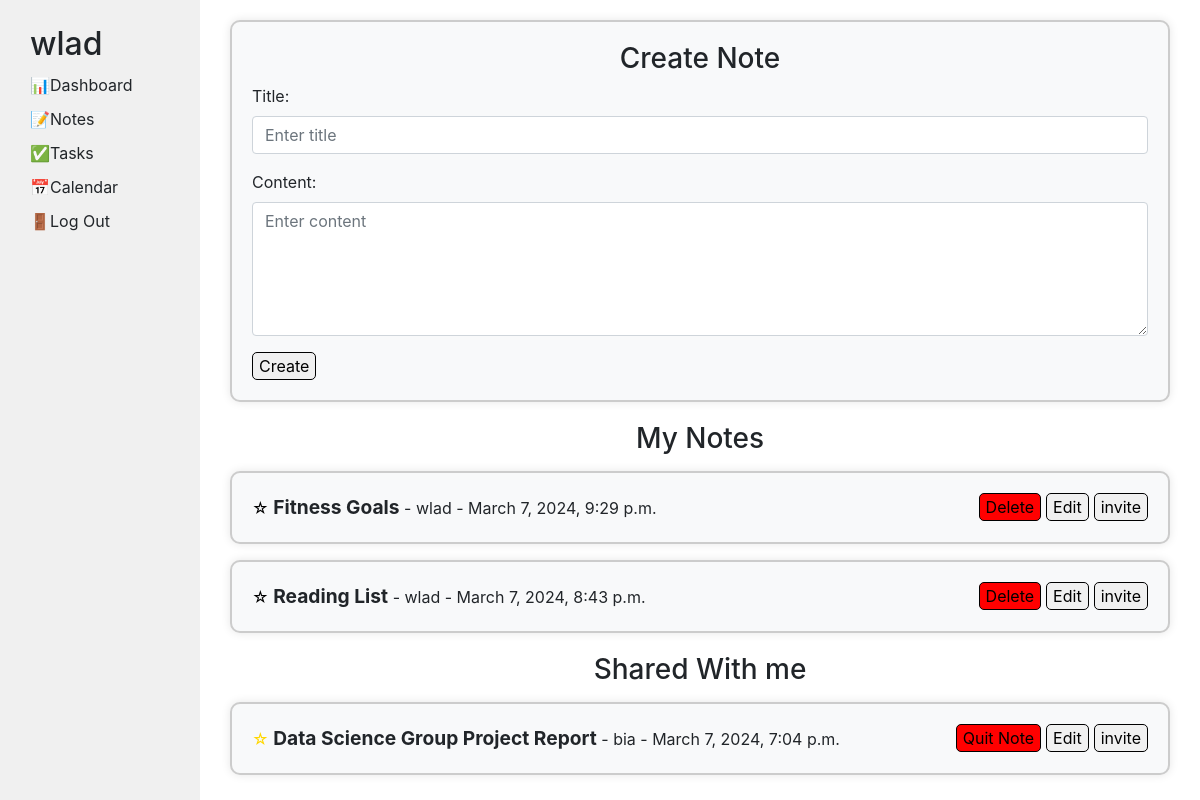
The app's page /notes (signed in) with its own data.
### personal_organization/models.py (models this page shows, shortened)
class User(AbstractUser):
    pass

class Note(models.Model):
    owner = models.ForeignKey(User, on_delete=models.CASCADE, related_name="owned_notes")
    title = models.CharField(max_length=20)
    content = models.CharField(max_length=512)
    collaborators = models.ManyToManyField(User, related_name="collaborated_notes")
    created_at = models.DateTimeField(auto_now_add=True)
    star = models.ManyToManyField(User, related_name="starred_notes", blank=True)

### personal_organization/views.py (the view)
# urls.py: path("notes", views.notes, name="notes"),
@login_required
def notes(request):
    user_notes = Note.objects.filter(owner=request.user).order_by('-star', '-created_at')
    collaborated_notes = Note.objects.filter(collaborators=request.user).order_by('-star', '-created_at')
    return render(request, "personal_organization/notes.html", {
        'user_notes': user_notes,
        'collaborated_notes': collaborated_notes
    })

### personal_organization/templates/personal_organization/notes.html (shortened to what this page needs)
{% extends "personal_organization/layout.html" %}
{% load static %}
{% block body %}
    <div class="container-fluid" style="margin-top: 20px;">
        <div class="container my-3 custom-card-CreateNote">
            <div class="row">
                <div class="col-12">
                    <h3>Create Note</h3>
                    <form id="create-note-form">
                        <div class="form-group">
                            <label for="title">Title:</label>
                            <input type="text" class="form-control" id="title" placeholder="Enter title" required>
                        </div>
                        <div class="form-group">
                            <label for="content">Content:</label>
                            <textarea class="form-control" id="content" rows="5" placeholder="Enter content" required></textarea>
                        </div>
                        <button type="submit" class="create-note-button">Create</button>
                    </form>
                </div>
            </div>
        </div>
    </div>
    <div class="container-fluid" style="margin-top: 20px;">
        <h3>My Notes</h3>
        {% for note in user_notes %}
            <div class="container my-3 custom-card" data-note-id="{{ note.id }}">
                <div class="row">
                    <div class="col-12">
                        <div class="card-details">
                            {% if request.user in note.star.all %}
                            <span class="star gold-star">&#9734;</span>
                            {% else %}
                            <span class="star black-star">&#9734;</span>
                            {% endif %}
                            <button class="invite-button" style="float: right;margin-left: 5px;">invite</button>
                            <button class="edit-button" style="float: right; margin-left: 5px;">Edit</button>
                            <button class="delete-button" style="float: right; margin-left: 5px;">Delete</button>
                            <strong class="note-title"> {{ note.title }} </strong> -
                            <span class="note-owner">{{ note.owner }}</span> - <span>{{ note.created_at }}</span>
                        </div>
                    </div>
                </div>
            </div>
        {% empty %}
            <h5 style="color: grey; opacity: 0.5; text-align: center; margin-top: 30px;">No notes...</h5>
        {% endfor %}
    </div>
    <div class="container-fluid" style="margin-top: 20px;">
        <h3>Shared With me</h3>
        {% for note in collaborated_notes %}
            <div class="container my-3 custom-card" data-note-id="{{ note.id }}">
                <div class="row">
                    <div class="col-12">
                        <div class="card-details">
                            {% if request.user in note.star.all %}
                            <span class="star gold-star">&#9734;</span>
                            {% else %}
                            <span class="star black-star">&#9734;</span>
                            {% endif %}
                            <button class="invite-button" style="float: right;margin-left: 5px;">invite</button>
                            <button class="edit-button" style="float: right; margin-left: 5px;">Edit</button>
                            <button class="delete-button" style="float: right; margin-left: 5px;">Quit Note</button>
                            <strong class="note-title"> {{ note.title }} </strong> -
                            <span class="note-owner">{{ note.owner }}</span> - <span>{{ note.created_at }}</span>
                        </div>
                    </div>
                </div>
            </div>
        {% empty %}
            <h5 style="color: grey; opacity: 0.5; text-align: center; margin-top: 30px;">No shared notes...</h5>
        {% endfor %}
    </div>
{% endblock %}

### personal_organization/templates/personal_organization/layout.html (shortened to what this page needs)
{% load static %}
<!DOCTYPE html>
<html lang="en">
    <head>
        <link rel="stylesheet" href="https://stackpath.bootstrapcdn.com/bootstrap/4.4.1/css/bootstrap.min.css">
        <link href="{% static 'personal_organization/styles.css' %}" rel="stylesheet">
    </head>
    <body>
        <div class="container-fluid h-100">
            <div class="row h-100">
                <div class="sidebar col-lg-2 col-md-3">
                    {% if user.is_authenticated %}
                        <div>
                            <h2>{{ user.username }}</h2>
                        </div>
                        <div>
                            <a href="{% url 'index' %}">📊Dashboard</a>
                        </div>
                        <div>
                            <a href="{% url 'notes' %}">📝Notes</a>
                        </div>
                        <div>
                            <a href="{% url 'tasks' %}">✅Tasks</a>
                        </div>
                        <div>
                            <a href="{% url 'calendar' %}">📅Calendar</a>
                        </div>
                        <div>
                            <a href="{% url 'logout' %}">🚪Log Out</a>
                        </div>
                    {% endif %}
            </div>
            <div class="main col-lg-10 col-md-9">
                {% block body %}
                {% endblock %}
            </div>
        </div>
    </body>
</html>

### personal_organization/static/personal_organization/styles.css (style rules this page uses)
body { margin: 0; background-color: white; }
.sidebar { background-color: #f0f0f0; padding: 20px; min-height: 100vh; top: 0; bottom: 0; }
.sidebar h2 { margin-top: 5px; }
.sidebar div { margin-bottom: 10px; margin-left: 10px; }
.sidebar a { color: inherit; text-decoration: none; transition: font-size 0.3s ease; }

### personal_organization/templates/personal_organization/notes.html (style rules this page uses)
.custom-card, .custom-card-CreateNote { border: 2px solid #ccc; background-color: #f8f9fa; padding: 20px; border-radius: 10px; box-shadow: 0px 0px 10px rgba(0, 0, 0, 0.1); cursor: pointer; }
h3 { text-align: center; }
.gold-star { color: gold; }
.black-star { color: black; }
.invite-button, .invite-submit-button ,.cancel-button, .edit-button, .save-edit, .cancel-edit, .create-note-button { background-color: #f0f0f0; border-radius: 5px; cursor: pointer; border: solid black 1px; }
.delete-button { background-color: red; border-radius: 5px; cursor: pointer; border: solid black 1px; }
.note-title { font-size: larger; }

### records on screen
User: username "wlad"
Note: title "Fitness Goals", owner "wlad", created_at "March 7, 2024, 9:29 p.m."
Note: title "Reading List", owner "wlad", created_at "March 7, 2024, 8:43 p.m."
Note: title "Data Science Group Project Report", owner "bia", created_at "March 7, 2024, 7:04 p.m."
